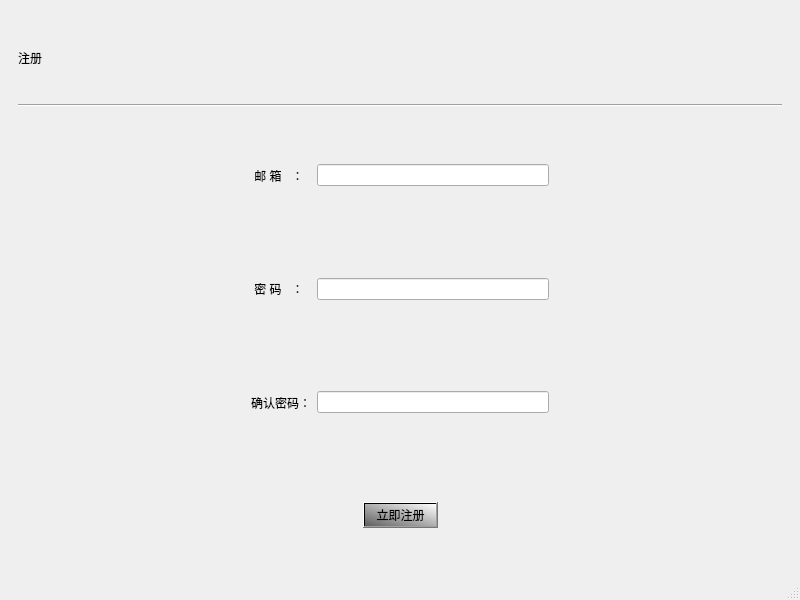
<?xml version="1.0" encoding="UTF-8"?>
<ui version="4.0">
 <class>setup</class>
 <widget class="QMainWindow" name="setup">
  <property name="geometry">
   <rect>
    <x>0</x>
    <y>0</y>
    <width>800</width>
    <height>600</height>
   </rect>
  </property>
  <property name="windowTitle">
   <string>MainWindow</string>
  </property>
  <widget class="QWidget" name="centralwidget">
   <property name="enabled">
    <bool>true</bool>
   </property>
   <layout class="QVBoxLayout" name="verticalLayout_3">
    <item>
     <widget class="QWidget" name="widget" native="true">
      <layout class="QVBoxLayout" name="verticalLayout">
       <item>
        <widget class="QLabel" name="label">
         <property name="styleSheet">
          <string notr="true">
font: 87 16pt &quot;Arial Black&quot;;
</string>
         </property>
         <property name="text">
          <string>注册</string>
         </property>
        </widget>
       </item>
       <item>
        <widget class="Line" name="line">
         <property name="orientation">
          <enum>Qt::Horizontal</enum>
         </property>
        </widget>
       </item>
      </layout>
     </widget>
    </item>
    <item>
     <widget class="QWidget" name="widget_2" native="true">
      <layout class="QHBoxLayout" name="horizontalLayout">
       <item>
        <spacer name="horizontalSpacer">
         <property name="orientation">
          <enum>Qt::Horizontal</enum>
         </property>
         <property name="sizeHint" stdset="0">
          <size>
           <width>40</width>
           <height>20</height>
          </size>
         </property>
        </spacer>
       </item>
       <item>
        <widget class="QLabel" name="label_2">
         <property name="styleSheet">
          <string notr="true">font: 12pt &quot;Arial&quot;;

</string>
         </property>
         <property name="text">
          <string> 邮 箱   ：  </string>
         </property>
        </widget>
       </item>
       <item>
        <widget class="QLineEdit" name="LineEmail"/>
       </item>
       <item>
        <spacer name="horizontalSpacer_8">
         <property name="orientation">
          <enum>Qt::Horizontal</enum>
         </property>
         <property name="sizeHint" stdset="0">
          <size>
           <width>40</width>
           <height>20</height>
          </size>
         </property>
        </spacer>
       </item>
      </layout>
     </widget>
    </item>
    <item>
     <widget class="QWidget" name="widget_4" native="true">
      <layout class="QHBoxLayout" name="horizontalLayout_3">
       <item>
        <spacer name="horizontalSpacer_2">
         <property name="orientation">
          <enum>Qt::Horizontal</enum>
         </property>
         <property name="sizeHint" stdset="0">
          <size>
           <width>40</width>
           <height>20</height>
          </size>
         </property>
        </spacer>
       </item>
       <item>
        <widget class="QLabel" name="label_4">
         <property name="styleSheet">
          <string notr="true">font: 12pt &quot;Arial&quot;;
</string>
         </property>
         <property name="text">
          <string> 密 码   ：  </string>
         </property>
        </widget>
       </item>
       <item>
        <widget class="QLineEdit" name="LinePassword">
         <property name="echoMode">
          <enum>QLineEdit::PasswordEchoOnEdit</enum>
         </property>
        </widget>
       </item>
       <item>
        <spacer name="horizontalSpacer_5">
         <property name="orientation">
          <enum>Qt::Horizontal</enum>
         </property>
         <property name="sizeHint" stdset="0">
          <size>
           <width>40</width>
           <height>20</height>
          </size>
         </property>
        </spacer>
       </item>
      </layout>
     </widget>
    </item>
    <item>
     <widget class="QWidget" name="widget_3" native="true">
      <layout class="QHBoxLayout" name="horizontalLayout_2">
       <item>
        <spacer name="horizontalSpacer_3">
         <property name="orientation">
          <enum>Qt::Horizontal</enum>
         </property>
         <property name="sizeHint" stdset="0">
          <size>
           <width>40</width>
           <height>20</height>
          </size>
         </property>
        </spacer>
       </item>
       <item>
        <widget class="QLabel" name="label_3">
         <property name="styleSheet">
          <string notr="true">font: 12pt &quot;Arial&quot;;
</string>
         </property>
         <property name="text">
          <string>确认密码：</string>
         </property>
        </widget>
       </item>
       <item>
        <widget class="QLineEdit" name="linePassword2">
         <property name="echoMode">
          <enum>QLineEdit::PasswordEchoOnEdit</enum>
         </property>
        </widget>
       </item>
       <item>
        <spacer name="horizontalSpacer_6">
         <property name="orientation">
          <enum>Qt::Horizontal</enum>
         </property>
         <property name="sizeHint" stdset="0">
          <size>
           <width>40</width>
           <height>20</height>
          </size>
         </property>
        </spacer>
       </item>
      </layout>
     </widget>
    </item>
    <item>
     <widget class="QWidget" name="widget_5" native="true">
      <layout class="QHBoxLayout" name="horizontalLayout_4">
       <item>
        <spacer name="horizontalSpacer_4">
         <property name="orientation">
          <enum>Qt::Horizontal</enum>
         </property>
         <property name="sizeHint" stdset="0">
          <size>
           <width>150</width>
           <height>20</height>
          </size>
         </property>
        </spacer>
       </item>
       <item>
        <widget class="QPushButton" name="registerImmeButton">
         <property name="styleSheet">
          <string notr="true">background-color: qlineargradient(spread:reflect, x1:0, y1:1, x2:1, y2:0, stop:0 rgba(95, 95, 95, 255), stop:1 rgba(255, 255, 255, 255));
font: 11pt &quot;Arial&quot;;

</string>
         </property>
         <property name="text">
          <string>立即注册</string>
         </property>
        </widget>
       </item>
       <item>
        <spacer name="horizontalSpacer_7">
         <property name="orientation">
          <enum>Qt::Horizontal</enum>
         </property>
         <property name="sizeHint" stdset="0">
          <size>
           <width>40</width>
           <height>20</height>
          </size>
         </property>
        </spacer>
       </item>
      </layout>
     </widget>
    </item>
   </layout>
  </widget>
  <widget class="QStatusBar" name="statusbar"/>
 </widget>
 <resources/>
 <connections/>
</ui>
